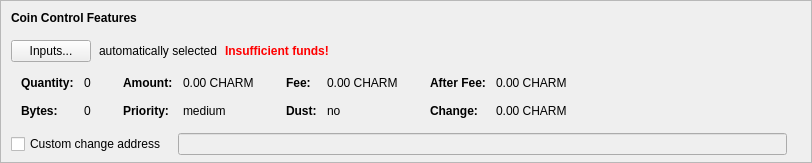
    <widget class="QFrame" name="frameCoinControl">
     <property name="sizePolicy">
      <sizepolicy hsizetype="Expanding" vsizetype="Expanding">
       <horstretch>0</horstretch>
       <verstretch>0</verstretch>
      </sizepolicy>
     </property>
     <property name="maximumSize">
      <size>
       <width>16777215</width>
       <height>16777215</height>
      </size>
     </property>
     <property name="frameShape">
      <enum>QFrame::StyledPanel</enum>
     </property>
     <property name="frameShadow">
      <enum>QFrame::Sunken</enum>
     </property>
     <layout class="QVBoxLayout" name="verticalLayoutCoinControl2">
      <property name="spacing">
       <number>0</number>
      </property>
      <property name="leftMargin">
       <number>0</number>
      </property>
      <property name="topMargin">
       <number>0</number>
      </property>
      <property name="rightMargin">
       <number>0</number>
      </property>
      <property name="bottomMargin">
       <number>6</number>
      </property>
      <item>
       <layout class="QVBoxLayout" name="verticalLayoutCoinControl" stretch="0,0,0,0,1">
        <property name="spacing">
         <number>0</number>
        </property>
        <property name="leftMargin">
         <number>10</number>
        </property>
        <property name="topMargin">
         <number>10</number>
        </property>
        <item>
         <layout class="QHBoxLayout" name="horizontalLayoutCoinControl1">
          <property name="bottomMargin">
           <number>15</number>
          </property>
          <item>
           <widget class="QLabel" name="labelCoinControlFeatures">
            <property name="sizePolicy">
             <sizepolicy hsizetype="Preferred" vsizetype="Maximum">
              <horstretch>0</horstretch>
              <verstretch>0</verstretch>
             </sizepolicy>
            </property>
            <property name="font">
             <font>
              <weight>75</weight>
              <bold>true</bold>
             </font>
            </property>
            <property name="styleSheet">
             <string notr="true">font-weight:bold;</string>
            </property>
            <property name="text">
             <string>Coin Control Features</string>
            </property>
           </widget>
          </item>
         </layout>
        </item>
        <item>
         <layout class="QHBoxLayout" name="horizontalLayoutCoinControl2" stretch="0,0,0,0">
          <property name="spacing">
           <number>8</number>
          </property>
          <property name="bottomMargin">
           <number>10</number>
          </property>
          <item>
           <widget class="QPushButton" name="pushButtonCoinControl">
            <property name="styleSheet">
             <string notr="true"/>
            </property>
            <property name="text">
             <string>Inputs...</string>
            </property>
            <property name="autoDefault">
             <bool>false</bool>
            </property>
           </widget>
          </item>
          <item>
           <widget class="QLabel" name="labelCoinControlAutomaticallySelected">
            <property name="text">
             <string>automatically selected</string>
            </property>
            <property name="margin">
             <number>5</number>
            </property>
           </widget>
          </item>
          <item>
           <widget class="QLabel" name="labelCoinControlInsuffFunds">
            <property name="font">
             <font>
              <weight>75</weight>
              <bold>true</bold>
             </font>
            </property>
            <property name="styleSheet">
             <string notr="true">color:red;font-weight:bold;</string>
            </property>
            <property name="text">
             <string>Insufficient funds!</string>
            </property>
            <property name="margin">
             <number>5</number>
            </property>
           </widget>
          </item>
          <item>
           <spacer name="horizontalSpacerCoinControl">
            <property name="orientation">
             <enum>Qt::Horizontal</enum>
            </property>
            <property name="sizeHint" stdset="0">
             <size>
              <width>40</width>
              <height>1</height>
             </size>
            </property>
           </spacer>
          </item>
         </layout>
        </item>
        <item>
         <widget class="QWidget" name="widgetCoinControl" native="true">
          <property name="sizePolicy">
           <sizepolicy hsizetype="Preferred" vsizetype="Preferred">
            <horstretch>0</horstretch>
            <verstretch>0</verstretch>
           </sizepolicy>
          </property>
          <property name="minimumSize">
           <size>
            <width>0</width>
            <height>0</height>
           </size>
          </property>
          <property name="styleSheet">
           <string notr="true"/>
          </property>
          <layout class="QHBoxLayout" name="horizontalLayoutCoinControl5">
           <property name="leftMargin">
            <number>0</number>
           </property>
           <property name="topMargin">
            <number>0</number>
           </property>
           <property name="rightMargin">
            <number>0</number>
           </property>
           <property name="bottomMargin">
            <number>0</number>
           </property>
           <item>
            <layout class="QHBoxLayout" name="horizontalLayoutCoinControl3" stretch="0,0,0,1">
             <property name="spacing">
              <number>20</number>
             </property>
             <property name="topMargin">
              <number>0</number>
             </property>
             <property name="bottomMargin">
              <number>10</number>
             </property>
             <item>
              <layout class="QFormLayout" name="formLayoutCoinControl1">
               <property name="horizontalSpacing">
                <number>10</number>
               </property>
               <property name="verticalSpacing">
                <number>14</number>
               </property>
               <property name="leftMargin">
                <number>10</number>
               </property>
               <property name="topMargin">
                <number>4</number>
               </property>
               <property name="rightMargin">
                <number>6</number>
               </property>
               <item row="0" column="0">
                <widget class="QLabel" name="labelCoinControlQuantityText">
                 <property name="font">
                  <font>
                   <weight>75</weight>
                   <bold>true</bold>
                  </font>
                 </property>
                 <property name="text">
                  <string>Quantity:</string>
                 </property>
                 <property name="margin">
                  <number>0</number>
                 </property>
                </widget>
               </item>
               <item row="0" column="1">
                <widget class="QLabel" name="labelCoinControlQuantity">
                 <property name="cursor">
                  <cursorShape>IBeamCursor</cursorShape>
                 </property>
                 <property name="contextMenuPolicy">
                  <enum>Qt::ActionsContextMenu</enum>
                 </property>
                 <property name="text">
                  <string notr="true">0</string>
                 </property>
                 <property name="margin">
                  <number>0</number>
                 </property>
                 <property name="textInteractionFlags">
                  <set>Qt::LinksAccessibleByMouse|Qt::TextSelectableByKeyboard|Qt::TextSelectableByMouse</set>
                 </property>
                </widget>
               </item>
               <item row="1" column="0">
                <widget class="QLabel" name="labelCoinControlBytesText">
                 <property name="font">
                  <font>
                   <weight>75</weight>
                   <bold>true</bold>
                  </font>
                 </property>
                 <property name="text">
                  <string>Bytes:</string>
                 </property>
                </widget>
               </item>
               <item row="1" column="1">
                <widget class="QLabel" name="labelCoinControlBytes">
                 <property name="cursor">
                  <cursorShape>IBeamCursor</cursorShape>
                 </property>
                 <property name="contextMenuPolicy">
                  <enum>Qt::ActionsContextMenu</enum>
                 </property>
                 <property name="text">
                  <string notr="true">0</string>
                 </property>
                 <property name="textInteractionFlags">
                  <set>Qt::LinksAccessibleByMouse|Qt::TextSelectableByKeyboard|Qt::TextSelectableByMouse</set>
                 </property>
                </widget>
               </item>
              </layout>
             </item>
             <item>
              <layout class="QFormLayout" name="formLayoutCoinControl2">
               <property name="horizontalSpacing">
                <number>10</number>
               </property>
               <property name="verticalSpacing">
                <number>14</number>
               </property>
               <property name="leftMargin">
                <number>6</number>
               </property>
               <property name="topMargin">
                <number>4</number>
               </property>
               <property name="rightMargin">
                <number>6</number>
               </property>
               <item row="0" column="0">
                <widget class="QLabel" name="labelCoinControlAmountText">
                 <property name="font">
                  <font>
                   <weight>75</weight>
                   <bold>true</bold>
                  </font>
                 </property>
                 <property name="text">
                  <string>Amount:</string>
                 </property>
                 <property name="margin">
                  <number>0</number>
                 </property>
                </widget>
               </item>
               <item row="0" column="1">
                <widget class="QLabel" name="labelCoinControlAmount">
                 <property name="cursor">
                  <cursorShape>IBeamCursor</cursorShape>
                 </property>
                 <property name="contextMenuPolicy">
                  <enum>Qt::ActionsContextMenu</enum>
                 </property>
                 <property name="text">
                  <string notr="true">0.00 CHARM</string>
                 </property>
                 <property name="textInteractionFlags">
                  <set>Qt::LinksAccessibleByMouse|Qt::TextSelectableByKeyboard|Qt::TextSelectableByMouse</set>
                 </property>
                </widget>
               </item>
               <item row="1" column="0">
                <widget class="QLabel" name="labelCoinControlPriorityText">
                 <property name="font">
                  <font>
                   <weight>75</weight>
                   <bold>true</bold>
                  </font>
                 </property>
                 <property name="text">
                  <string>Priority:</string>
                 </property>
                </widget>
               </item>
               <item row="1" column="1">
                <widget class="QLabel" name="labelCoinControlPriority">
                 <property name="cursor">
                  <cursorShape>IBeamCursor</cursorShape>
                 </property>
                 <property name="contextMenuPolicy">
                  <enum>Qt::ActionsContextMenu</enum>
                 </property>
                 <property name="text">
                  <string>medium</string>
                 </property>
                 <property name="textInteractionFlags">
                  <set>Qt::LinksAccessibleByMouse|Qt::TextSelectableByKeyboard|Qt::TextSelectableByMouse</set>
                 </property>
                </widget>
               </item>
              </layout>
             </item>
             <item>
              <layout class="QFormLayout" name="formLayoutCoinControl3">
               <property name="horizontalSpacing">
                <number>10</number>
               </property>
               <property name="verticalSpacing">
                <number>14</number>
               </property>
               <property name="leftMargin">
                <number>6</number>
               </property>
               <property name="topMargin">
                <number>4</number>
               </property>
               <property name="rightMargin">
                <number>6</number>
               </property>
               <item row="0" column="0">
                <widget class="QLabel" name="labelCoinControlFeeText">
                 <property name="font">
                  <font>
                   <weight>75</weight>
                   <bold>true</bold>
                  </font>
                 </property>
                 <property name="text">
                  <string>Fee:</string>
                 </property>
                 <property name="margin">
                  <number>0</number>
                 </property>
                </widget>
               </item>
               <item row="0" column="1">
                <widget class="QLabel" name="labelCoinControlFee">
                 <property name="cursor">
                  <cursorShape>IBeamCursor</cursorShape>
                 </property>
                 <property name="contextMenuPolicy">
                  <enum>Qt::ActionsContextMenu</enum>
                 </property>
                 <property name="text">
                  <string notr="true">0.00 CHARM</string>
                 </property>
                 <property name="textInteractionFlags">
                  <set>Qt::LinksAccessibleByMouse|Qt::TextSelectableByKeyboard|Qt::TextSelectableByMouse</set>
                 </property>
                </widget>
               </item>
               <item row="1" column="0">
                <widget class="QLabel" name="labelCoinControlLowOutputText">
                 <property name="font">
                  <font>
                   <weight>75</weight>
                   <bold>true</bold>
                  </font>
                 </property>
                 <property name="text">
                  <string>Dust:</string>
                 </property>
                </widget>
               </item>
               <item row="1" column="1">
                <widget class="QLabel" name="labelCoinControlLowOutput">
                 <property name="cursor">
                  <cursorShape>IBeamCursor</cursorShape>
                 </property>
                 <property name="contextMenuPolicy">
                  <enum>Qt::ActionsContextMenu</enum>
                 </property>
                 <property name="text">
                  <string>no</string>
                 </property>
                 <property name="textInteractionFlags">
                  <set>Qt::LinksAccessibleByMouse|Qt::TextSelectableByKeyboard|Qt::TextSelectableByMouse</set>
                 </property>
                </widget>
               </item>
              </layout>
             </item>
             <item>
              <layout class="QFormLayout" name="formLayoutCoinControl4">
               <property name="horizontalSpacing">
                <number>10</number>
               </property>
               <property name="verticalSpacing">
                <number>14</number>
               </property>
               <property name="leftMargin">
                <number>6</number>
               </property>
               <property name="topMargin">
                <number>4</number>
               </property>
               <property name="rightMargin">
                <number>6</number>
               </property>
               <item row="0" column="0">
                <widget class="QLabel" name="labelCoinControlAfterFeeText">
                 <property name="font">
                  <font>
                   <weight>75</weight>
                   <bold>true</bold>
                  </font>
                 </property>
                 <property name="text">
                  <string>After Fee:</string>
                 </property>
                 <property name="margin">
                  <number>0</number>
                 </property>
                </widget>
               </item>
               <item row="0" column="1">
                <widget class="QLabel" name="labelCoinControlAfterFee">
                 <property name="cursor">
                  <cursorShape>IBeamCursor</cursorShape>
                 </property>
                 <property name="contextMenuPolicy">
                  <enum>Qt::ActionsContextMenu</enum>
                 </property>
                 <property name="text">
                  <string notr="true">0.00 CHARM</string>
                 </property>
                 <property name="textInteractionFlags">
                  <set>Qt::LinksAccessibleByMouse|Qt::TextSelectableByKeyboard|Qt::TextSelectableByMouse</set>
                 </property>
                </widget>
               </item>
               <item row="1" column="0">
                <widget class="QLabel" name="labelCoinControlChangeText">
                 <property name="font">
                  <font>
                   <weight>75</weight>
                   <bold>true</bold>
                  </font>
                 </property>
                 <property name="text">
                  <string>Change:</string>
                 </property>
                </widget>
               </item>
               <item row="1" column="1">
                <widget class="QLabel" name="labelCoinControlChange">
                 <property name="cursor">
                  <cursorShape>IBeamCursor</cursorShape>
                 </property>
                 <property name="contextMenuPolicy">
                  <enum>Qt::ActionsContextMenu</enum>
                 </property>
                 <property name="text">
                  <string notr="true">0.00 CHARM</string>
                 </property>
                 <property name="textInteractionFlags">
                  <set>Qt::LinksAccessibleByMouse|Qt::TextSelectableByKeyboard|Qt::TextSelectableByMouse</set>
                 </property>
                </widget>
               </item>
              </layout>
             </item>
            </layout>
           </item>
          </layout>
         </widget>
        </item>
        <item>
         <layout class="QHBoxLayout" name="horizontalLayoutCoinControl4" stretch="0,0,0">
          <property name="spacing">
           <number>12</number>
          </property>
          <property name="sizeConstraint">
           <enum>QLayout::SetDefaultConstraint</enum>
          </property>
          <property name="topMargin">
           <number>5</number>
          </property>
          <property name="rightMargin">
           <number>5</number>
          </property>
          <item>
           <widget class="QCheckBox" name="checkBoxCoinControlChange">
            <property name="toolTip">
             <string>If this is activated, but the change address is empty or invalid, change will be sent to a newly generated address.</string>
            </property>
            <property name="text">
             <string>Custom change address</string>
            </property>
           </widget>
          </item>
          <item>
           <widget class="QValidatedLineEdit" name="lineEditCoinControlChange">
            <property name="enabled">
             <bool>false</bool>
            </property>
            <property name="sizePolicy">
             <sizepolicy hsizetype="Expanding" vsizetype="Fixed">
              <horstretch>0</horstretch>
              <verstretch>0</verstretch>
             </sizepolicy>
            </property>
           </widget>
          </item>
          <item>
           <widget class="QLabel" name="labelCoinControlChangeLabel">
            <property name="sizePolicy">
             <sizepolicy hsizetype="Preferred" vsizetype="Expanding">
              <horstretch>0</horstretch>
              <verstretch>0</verstretch>
             </sizepolicy>
            </property>
            <property name="minimumSize">
             <size>
              <width>0</width>
              <height>0</height>
             </size>
            </property>
            <property name="text">
             <string/>
            </property>
            <property name="margin">
             <number>3</number>
            </property>
           </widget>
          </item>
         </layout>
        </item>
        <item>
         <spacer name="verticalSpacerCoinControl">
          <property name="orientation">
           <enum>Qt::Vertical</enum>
          </property>
          <property name="sizeHint" stdset="0">
           <size>
            <width>800</width>
            <height>1</height>
           </size>
          </property>
         </spacer>
        </item>
       </layout>
      </item>
     </layout>
    </widget>
